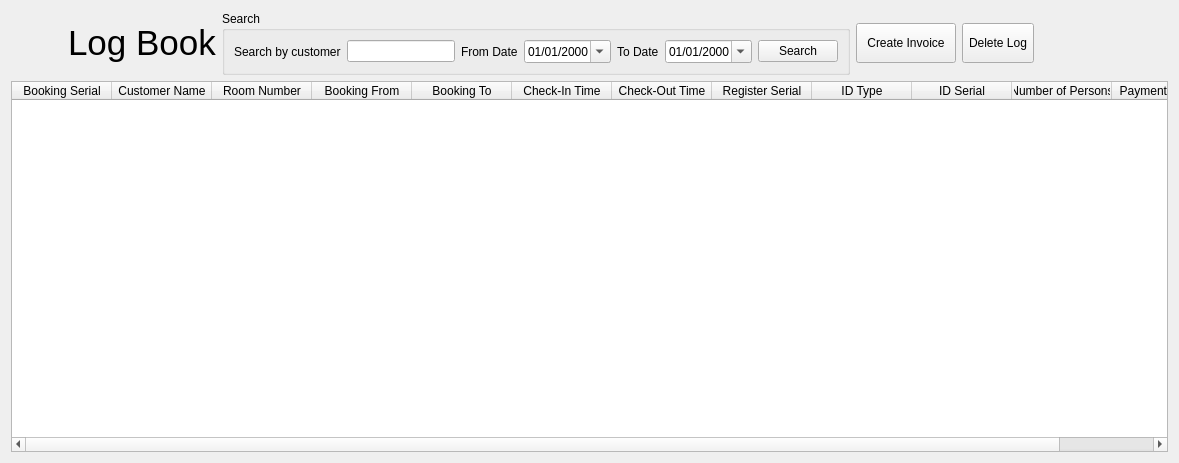
<?xml version="1.0" encoding="UTF-8"?>
<ui version="4.0">
 <class>LogBook</class>
 <widget class="QWidget" name="LogBook">
  <property name="geometry">
   <rect>
    <x>0</x>
    <y>0</y>
    <width>1179</width>
    <height>463</height>
   </rect>
  </property>
  <property name="windowTitle">
   <string>Form</string>
  </property>
  <layout class="QVBoxLayout" name="verticalLayout">
   <item>
    <layout class="QHBoxLayout" name="horizontalLayout">
     <item>
      <widget class="QLabel" name="label">
       <property name="sizePolicy">
        <sizepolicy hsizetype="Fixed" vsizetype="Fixed">
         <horstretch>0</horstretch>
         <verstretch>0</verstretch>
        </sizepolicy>
       </property>
       <property name="minimumSize">
        <size>
         <width>51</width>
         <height>51</height>
        </size>
       </property>
       <property name="text">
        <string/>
       </property>
       <property name="pixmap">
        <pixmap resource="bill_master_resources.qrc">:/icons/icons/small_Address_Book_Alt_blue.png</pixmap>
       </property>
       <property name="scaledContents">
        <bool>false</bool>
       </property>
      </widget>
     </item>
     <item>
      <widget class="QLabel" name="label_2">
       <property name="sizePolicy">
        <sizepolicy hsizetype="Fixed" vsizetype="Fixed">
         <horstretch>0</horstretch>
         <verstretch>0</verstretch>
        </sizepolicy>
       </property>
       <property name="font">
        <font>
         <pointsize>26</pointsize>
        </font>
       </property>
       <property name="text">
        <string>Log Book</string>
       </property>
      </widget>
     </item>
     <item>
      <widget class="QGroupBox" name="groupBox">
       <property name="sizePolicy">
        <sizepolicy hsizetype="Preferred" vsizetype="Preferred">
         <horstretch>0</horstretch>
         <verstretch>0</verstretch>
        </sizepolicy>
       </property>
       <property name="title">
        <string>Search</string>
       </property>
       <layout class="QVBoxLayout" name="verticalLayout_2">
        <item>
         <layout class="QGridLayout" name="gridLayout">
          <item row="0" column="5">
           <widget class="QLabel" name="label_5">
            <property name="text">
             <string>To Date</string>
            </property>
           </widget>
          </item>
          <item row="0" column="3">
           <widget class="QLabel" name="label_4">
            <property name="text">
             <string>From Date</string>
            </property>
           </widget>
          </item>
          <item row="0" column="8">
           <widget class="QPushButton" name="search">
            <property name="text">
             <string>Search</string>
            </property>
           </widget>
          </item>
          <item row="0" column="0">
           <widget class="QLabel" name="label_3">
            <property name="text">
             <string>Search by customer</string>
            </property>
           </widget>
          </item>
          <item row="0" column="1">
           <widget class="QLineEdit" name="customer_name"/>
          </item>
          <item row="0" column="6">
           <widget class="QDateEdit" name="toDate">
            <property name="displayFormat">
             <string>MM/dd/yyyy</string>
            </property>
            <property name="calendarPopup">
             <bool>true</bool>
            </property>
           </widget>
          </item>
          <item row="0" column="4">
           <widget class="QDateEdit" name="fromDate">
            <property name="displayFormat">
             <string>MM/dd/yyyy</string>
            </property>
            <property name="calendarPopup">
             <bool>true</bool>
            </property>
           </widget>
          </item>
         </layout>
        </item>
       </layout>
      </widget>
     </item>
     <item>
      <widget class="QToolButton" name="createInvoice">
       <property name="sizePolicy">
        <sizepolicy hsizetype="Fixed" vsizetype="Fixed">
         <horstretch>0</horstretch>
         <verstretch>0</verstretch>
        </sizepolicy>
       </property>
       <property name="minimumSize">
        <size>
         <width>100</width>
         <height>40</height>
        </size>
       </property>
       <property name="text">
        <string>Create Invoice</string>
       </property>
       <property name="icon">
        <iconset resource="bill_master_resources.qrc">
         <normaloff>:/icons/icons/1429107785_678092-sign-add-128.png</normaloff>:/icons/icons/1429107785_678092-sign-add-128.png</iconset>
       </property>
       <property name="toolButtonStyle">
        <enum>Qt::ToolButtonTextBesideIcon</enum>
       </property>
      </widget>
     </item>
     <item>
      <widget class="QToolButton" name="deleteBooking">
       <property name="sizePolicy">
        <sizepolicy hsizetype="Fixed" vsizetype="Fixed">
         <horstretch>0</horstretch>
         <verstretch>0</verstretch>
        </sizepolicy>
       </property>
       <property name="minimumSize">
        <size>
         <width>60</width>
         <height>40</height>
        </size>
       </property>
       <property name="text">
        <string>Delete Log</string>
       </property>
       <property name="icon">
        <iconset resource="bill_master_resources.qrc">
         <normaloff>:/icons/icons/1429107797_678069-sign-error-128.png</normaloff>:/icons/icons/1429107797_678069-sign-error-128.png</iconset>
       </property>
       <property name="toolButtonStyle">
        <enum>Qt::ToolButtonTextBesideIcon</enum>
       </property>
      </widget>
     </item>
     <item>
      <spacer name="horizontalSpacer">
       <property name="orientation">
        <enum>Qt::Horizontal</enum>
       </property>
       <property name="sizeHint" stdset="0">
        <size>
         <width>40</width>
         <height>20</height>
        </size>
       </property>
      </spacer>
     </item>
    </layout>
   </item>
   <item>
    <widget class="QTableWidget" name="logbook">
     <property name="editTriggers">
      <set>QAbstractItemView::NoEditTriggers</set>
     </property>
     <property name="selectionMode">
      <enum>QAbstractItemView::SingleSelection</enum>
     </property>
     <property name="selectionBehavior">
      <enum>QAbstractItemView::SelectRows</enum>
     </property>
     <property name="sortingEnabled">
      <bool>true</bool>
     </property>
     <attribute name="verticalHeaderVisible">
      <bool>false</bool>
     </attribute>
     <column>
      <property name="text">
       <string>Booking Serial</string>
      </property>
     </column>
     <column>
      <property name="text">
       <string>Customer Name</string>
      </property>
     </column>
     <column>
      <property name="text">
       <string>Room Number</string>
      </property>
     </column>
     <column>
      <property name="text">
       <string>Booking From</string>
      </property>
     </column>
     <column>
      <property name="text">
       <string>Booking To</string>
      </property>
     </column>
     <column>
      <property name="text">
       <string>Check-In Time</string>
      </property>
     </column>
     <column>
      <property name="text">
       <string>Check-Out Time</string>
      </property>
     </column>
     <column>
      <property name="text">
       <string>Register Serial</string>
      </property>
     </column>
     <column>
      <property name="text">
       <string>ID Type</string>
      </property>
     </column>
     <column>
      <property name="text">
       <string>ID Serial</string>
      </property>
     </column>
     <column>
      <property name="text">
       <string>Number of Persons</string>
      </property>
     </column>
     <column>
      <property name="text">
       <string>Payment Status</string>
      </property>
     </column>
    </widget>
   </item>
  </layout>
 </widget>
 <resources>
  <include location="bill_master_resources.qrc"/>
 </resources>
 <connections/>
</ui>
